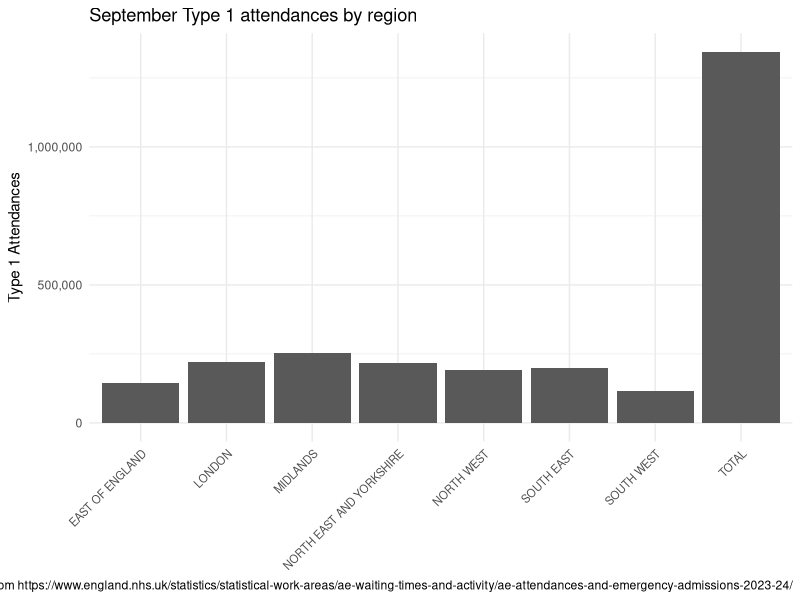

This figure's R source:
# This script imports some A&E data and plots a very simple bar chart
# data are public 
# November 2023

library(tidyverse)
library(officer)

df_ae <- read_csv("data/Monthly-AE-September-2023.csv")

plot1 <- df_ae %>% 
  mutate(region = str_remove_all(`Parent Org`, "NHS ENGLAND ")) %>% 
  summarise(t1_attendances = sum(`A&E attendances Type 1`, na.rm = T),
            .by = region) %>% 
  ggplot(aes(x = region, y = t1_attendances)) + 
  geom_bar(stat = "identity") +
  theme_minimal() +
  labs(y = "Type 1 Attendances", 
       title = "September Type 1 attendances by region",
       caption = "Source: public data from https://www.england.nhs.uk/statistics/statistical-work-areas/ae-waiting-times-and-activity/ae-attendances-and-emergency-admissions-2023-24/") +
  scale_y_continuous(labels = scales::comma) +
  theme(axis.text.x = element_text(size = 8, angle = 45, hjust = 1),
        axis.title.x = element_blank())
